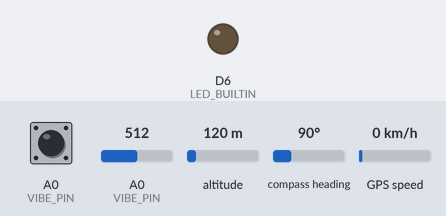
A sketch run on a simulated Arduino MKR. Parts: output pins drawn as LEDs (lit = HIGH). The inputs (shaded band) are chosen by the test bench; at power-on: A0 (VIBE_PIN) HIGH, A0 (VIBE_PIN) = 512, altitude 120 m, compass heading 90°, GPS speed 0 km/h. Random numbers use the default seed unless the sketch sets one; the GPS gets a fix after 3 s at 37.7749, -122.4194 with 8 satellites; no radio packets arrive unless stated; what the sketch prints to the serial monitor is not drawn.

Above: at 3.9 s.
4.0 s: A0 (VIBE_PIN) driven LOW
At 5.0 s:
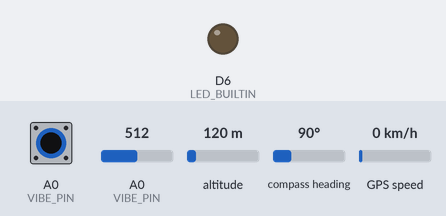
14.5 s: A0 (VIBE_PIN) pulsed HIGH 2 times (0.12 s each, 0.3 s apart)
At 14.69 s:
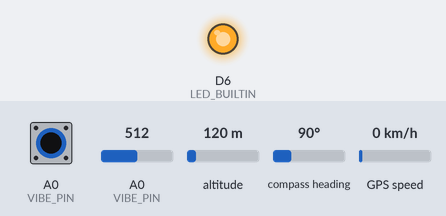
Timing chart, 0 to 17.5 s (numbered marks = the images above; inputs shaded):
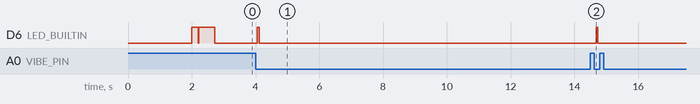

Measured:
- after the input at 4.0 s, D6 (LED_BUILTIN): LOW → HIGH after 0.06 s, → LOW 0.05 s later
- after the input at 14.5 s, D6 (LED_BUILTIN): LOW → HIGH after 0.18 s, → LOW 0.05 s later

The sketch:

TargetGPS.ino
```cpp
#include <SPI.h>
#include <LoRa.h>
#include <TinyGPS++.h>
#include <string.h>
#include <FlashStorage.h>

// LoRa radio pins
#define RFM95_CS 8
#define RFM95_INT 3
#define RFM95_RST 4
#define LORA_FREQUENCY 915E6

// Framing markers
#define START_MARKER '<'
#define END_MARKER '>'
#define MAX_MSG_LEN 128
#define MAX_CMD_LEN 32
#define MAX_ID_LEN 16
#define MAX_CSV_LEN 96

// Vibe sensor
#define VIBE_PIN A0
#define DEBOUNCE_MS 2000

#define BATTERY_PIN A1

TinyGPSPlus gps;

const double SMOOTH_ALPHA = 0.1; // 0=no smoothing, 1=freeze on first reading
static double smoothedLat = 0, smoothedLon = 0, smoothedAlt = 0;
static bool hasSmoothed = false;
static bool initialReportSent = false;

struct GpsPosition
{
  double lat;
  double lon;
  double alt;
  bool valid;
};

unsigned long lastHitTime = 0;
bool lastState = HIGH;

char targetIDBuf[MAX_ID_LEN] = "";
const char *targetID = targetIDBuf;

struct TargetIDWrapper
{
  char id[MAX_ID_LEN];
};
FlashStorage(targetStorage, TargetIDWrapper);

bool gpsPreviouslyValid = false;

void setup()
{
  Serial.begin(9600);
  Serial1.begin(9600);
  pinMode(VIBE_PIN, INPUT_PULLUP);
  pinMode(LED_BUILTIN, OUTPUT);
  delay(2000);
  Serial.println("Feather M0 LoRa Target Starting...");
  digitalWrite(LED_BUILTIN, HIGH);
  delay(200);
  digitalWrite(LED_BUILTIN, LOW);

  TargetIDWrapper stored;
  targetStorage.read(&stored);
  strncpy(targetIDBuf, stored.id, MAX_ID_LEN - 1);
  targetIDBuf[MAX_ID_LEN - 1] = '\0';

  if (targetIDBuf[0] == '\0' || targetIDBuf[0] == 0xFF)
  {
    // --- Begin new ID generation logic ---
    unsigned long seedValue = millis(); // Start with current milliseconds

// --- Optional: Incorporate analog noise for a better seed ---
// IMPORTANT: Ensure A0 is an unconnected analog pin to read noise.
// If A0 is used, choose another UNCONNECTED analog pin, or remove this section.
#define UNUSED_ANALOG_PIN A0           // Define which pin you are using for noise
    pinMode(UNUSED_ANALOG_PIN, INPUT); // Set to INPUT to ensure it's floating (not INPUT_PULLUP)
    // Reading a couple of times and XORing can sometimes help capture more entropy
    seedValue ^= (unsigned long)analogRead(UNUSED_ANALOG_PIN);
    delayMicroseconds(50);                                          // Small delay, allow ADC to settle if read again
    seedValue += (unsigned long)analogRead(UNUSED_ANALOG_PIN) << 8; // Add more noise, shifted

    randomSeed(seedValue); // Seed the pseudo-random number generator

    // Generate a 16-bit random number (0 to 65535)
    long idSuffix = random(0x10000); // random(max) gives a long from 0 to max-1. 0x10000 = 65536

    snprintf(targetIDBuf, MAX_ID_LEN, "ID%04lX", idSuffix); // Format as "ID" + 4 uppercase hex digits
    // --- End new ID generation logic ---

    // The rest of your existing code for printing and attempting to save follows:
    Serial.print("Default ID assigned: ");
    Serial.println(targetIDBuf);

    TargetIDWrapper defaultID;
    strncpy(defaultID.id, targetIDBuf, MAX_ID_LEN);
    targetStorage.write(defaultID);
  }
  else
  {
    Serial.print("Loaded ID: ");
    Serial.println(targetIDBuf);
  }

  LoRa.setPins(RFM95_CS, RFM95_RST, RFM95_INT);
  if (!LoRa.begin(LORA_FREQUENCY))
  {
    Serial.println("LoRa init failed. Check wiring.");
    while (true)
    {
      digitalWrite(LED_BUILTIN, HIGH);
      delay(100);
      digitalWrite(LED_BUILTIN, LOW);
      delay(100);
    }
  }
  Serial.println("LoRa init succeeded.");
  digitalWrite(LED_BUILTIN, HIGH);
  delay(500);
  digitalWrite(LED_BUILTIN, LOW);
}

void loop()
{
  int currentState = digitalRead(VIBE_PIN);
  unsigned long now = millis();

  if (lastState == HIGH && currentState == LOW)
  {
    if (now - lastHitTime > DEBOUNCE_MS)
    {
      lastHitTime = now;
      Serial.println("\xF0\x9F\x92\xA5 Vibe detected! Sending HIT.");
      sendHitMessage(targetID);
      digitalWrite(LED_BUILTIN, HIGH);
      delay(50);
      digitalWrite(LED_BUILTIN, LOW);
    }
    else
    {
      Serial.println("\xE2\x9A\xA0\xEF\xB8\x8F Debounced: hit ignored.");
    }
  }
  lastState = currentState;

  handleUsbInput();
  handleLoRa();

  // --- INITIAL FIX DETECTION ---
  if (!initialReportSent)
  {
    GpsPosition pos = getLocation();
    if (pos.valid)
    {
      initialReportSent = true;

      // print & send your first fix
      Serial.print("Initial GPS fix: ");
      Serial.print(pos.lat, 6);
      Serial.print(", ");
      Serial.print(pos.lon, 6);
      Serial.print(", Alt: ");
      Serial.println(pos.alt, 1);

      sendPositionMessage(targetID, pos.lat, pos.lon, pos.alt);
    }
  }
}
// ——————————————————————————
//  getLocation(): one pass through GPS + smoothing
// ——————————————————————————
GpsPosition getLocation()
{
  // 1) read any waiting GPS chars (up to 150 ms)
  unsigned long start = millis();
  while (Serial1.available() && millis() - start < 150)
  {
    gps.encode(Serial1.read());
  }
  // 2) give it one more second for a fresh fix
  unsigned long deadline = millis() + 1000;
  while (millis() < deadline)
  {
    while (Serial1.available())
    {
      gps.encode(Serial1.read());
    }
  }

  GpsPosition pos;
  if (gps.location.isValid() && gps.location.age() < 5000)
  {
    pos.valid = true;
    double rawLat = gps.location.lat();
    double rawLon = gps.location.lng();
    double rawAlt = (gps.altitude.isValid() && gps.altitude.age() < 5000)
                        ? gps.altitude.meters()
                        : 0.0;

    // Seed the smoother on first good reading
    if (!hasSmoothed)
    {
      smoothedLat = rawLat;
      smoothedLon = rawLon;
      smoothedAlt = rawAlt;
      hasSmoothed = true;
    }
    else
    {
      // EMA smoothing
      smoothedLat = SMOOTH_ALPHA * rawLat + (1 - SMOOTH_ALPHA) * smoothedLat;
      smoothedLon = SMOOTH_ALPHA * rawLon + (1 - SMOOTH_ALPHA) * smoothedLon;
      smoothedAlt = SMOOTH_ALPHA * rawAlt + (1 - SMOOTH_ALPHA) * smoothedAlt;
    }

    pos.lat = smoothedLat;
    pos.lon = smoothedLon;
    pos.alt = smoothedAlt;
  }
  else
  {
    pos.valid = false;
    pos.lat = pos.lon = pos.alt = 0.0;
  }
  return pos;
}

void handleLoRa()
{
  int packetSize = LoRa.parsePacket();
  if (packetSize > 0)
  {
    // Serial.print("Received LoRa packet. Size: "); Serial.println(packetSize); // Less verbose
    uint8_t raw[MAX_MSG_LEN];
    int len = 0;
    while (LoRa.available() && len < MAX_MSG_LEN - 1)
    {
      raw[len++] = (uint8_t)LoRa.read();
    }
    raw[len] = '\0';
    // Serial.print("Raw LoRa Data: "); Serial.println((char*)raw); // Less verbose

    char extracted[MAX_MSG_LEN] = {0};
    if (extractFramedMessage(raw, len, extracted))
    {
      // Serial.print("Extracted Framed Msg: "); Serial.println(extracted); // Less verbose
      processMessage(extracted);
    }
    else
    {
      Serial.println("ERROR: No valid frame found in LoRa packet.");
    }
  }
}

void handleUsbInput()
{
  static char usbBuffer[MAX_MSG_LEN] = {0};
  static uint8_t idx = 0;
  static unsigned long lastByteTime = 0;

  while (Serial.available())
  {
    char c = Serial.read();
    lastByteTime = millis();

    if (c == '\n' || c == '\r')
    {
      if (idx > 0)
      {
        usbBuffer[idx] = '\0';
        Serial.print("USB Command Received: ");
        Serial.println(usbBuffer);
        processMessage(usbBuffer);
        idx = 0;
        usbBuffer[0] = '\0';
      }
      continue;
    }
    if (idx < MAX_MSG_LEN - 1)
    {
      usbBuffer[idx++] = c;
    }
    else
    {
      Serial.println("Warning: USB input buffer overflow!");
    }
  }

  if (idx > 0 && millis() - lastByteTime > 1000)
  {
    usbBuffer[idx] = '\0';
    Serial.print("USB Command Received (Timeout): ");
    Serial.println(usbBuffer);
    processMessage(usbBuffer);
    idx = 0;
    usbBuffer[0] = '\0';
  }
}

void processMessage(char *msg)
{
  size_t len = strlen(msg);
  if (len < 3)
  {
    // Serial.println("ERROR: Message too short."); // Less verbose
    return;
  }
  if ((uint8_t)msg[0] != START_MARKER || (uint8_t)msg[len - 1] != END_MARKER)
  {
    Serial.println("ERROR: Invalid message framing.");
    return;
  }

  char csv[MAX_CSV_LEN];
  strncpy(csv, msg + 1, len - 2);
  csv[len - 2] = '\0';

  // Serial.print("Processing Command CSV: "); Serial.println(csv); // Less verbose

  char *command = strtok(csv, ",");
  char *param = strtok(NULL, ",");

  if (!command)
  {
    Serial.println("ERROR: Empty command.");
    return;
  }

  if (strcmp(command, "QUERY") == 0)
  {
    Serial.println("QUERY received.");
    GpsPosition pos = getLocation();
    if (pos.valid)
    {
      Serial.println("GPS is valid. Sending POS message with coordinates.");
      sendPositionMessage(targetID, pos.lat, pos.lon, pos.alt);
    }
    else
    {
      Serial.println("GPS not valid or too old. Sending zeros.");
      sendPositionMessage(targetID, 0.0, 0.0, 0.0);
    }
  }
  // ----------------------------------------
  else if (strcmp(command, "CAL") == 0)
  {
    Serial.print("CAL received");
    if (param)
    {
      Serial.print(" for ID: ");
      Serial.println(param);
      sendCalibrationAck(param);
    }
    else
    {
      Serial.println(" (ERROR: Missing ID parameter)");
    }
  }
  else if (strcmp(command, "CONFIG") == 0)
  {
    Serial.print("CONFIG received");
    if (param)
    {
      if (strlen(param) > 0 && strlen(param) < MAX_ID_LEN)
      {
        Serial.print(". Setting ID to: ");
        Serial.println(param);
        strncpy(targetIDBuf, param, MAX_ID_LEN - 1);
        targetIDBuf[MAX_ID_LEN - 1] = '\0';

        TargetIDWrapper updated;
        strncpy(updated.id, targetIDBuf, MAX_ID_LEN);
        targetStorage.write(updated);

        sendLoraMessage("IDCONFIRM");
        Serial.println("ID updated and saved.");
      }
      else
      {
        Serial.println(" (ERROR: Invalid ID length)");
      }
    }
    else
    {
      Serial.println(" (ERROR: Missing ID parameter)");
    }
  }
  else
  {
    Serial.print("Unknown command received: ");
    Serial.println(command);
  }
}

// Sends Position message: <POS,ID,LAT,LON,ALT,BATT>
// LAT, LON, ALT will be 0.0 if GPS is invalid when called from processMessage
void sendPositionMessage(const char *id, double lat, double lon, double alt)
{
  float battery = readBatteryVoltage();

  // Get GPS quality information
  int satellites = 0;
  double hdop = 99.9;
  String altRef = "UNK"; // Unknown altitude reference

  if (gps.satellites.isValid() && gps.satellites.age() < 5000)
  {
    satellites = gps.satellites.value();
  }

  if (gps.hdop.isValid() && gps.hdop.age() < 5000)
  {
    hdop = gps.hdop.hdop();
  }

  // Determine altitude reference (HAE vs MSL)
  // Most GPS modules provide HAE (Height Above Ellipsoid) by default
  // For accurate ballistics, we need to note this
  if (gps.altitude.isValid() && gps.altitude.age() < 5000)
  {
    altRef = "HAE"; // Height Above Ellipsoid (typical GPS output)
    // Note: Some modules may provide MSL, but HAE is more common
  }

  // Send enhanced position message with GPS quality
  char csv[MAX_CSV_LEN];
  snprintf(csv, sizeof(csv), "POSQ,%s,%.6f,%.6f,%.1f,%.2f,%d,%.1f,%s",
           id, lat, lon, alt, battery, satellites, hdop, altRef.c_str());
  sendLoraMessage(csv);

  // Also send the legacy format for compatibility
  char csvLegacy[MAX_CSV_LEN];
  snprintf(csvLegacy, sizeof(csvLegacy), "POS,%s,%.6f,%.6f,%.1f,%.2f",
           id, lat, lon, alt, battery);
  sendLoraMessage(csvLegacy);
}

// Sends Calibration Acknowledgment: <CALACK,ID>
void sendCalibrationAck(const char *id)
{
  char csv[MAX_CSV_LEN];
  snprintf(csv, sizeof(csv), "CALACK,%s", id);
  sendLoraMessage(csv);
}

// Sends Hit message: <HIT,ID>
void sendHitMessage(const char *id)
{
  char csv[MAX_CSV_LEN];
  snprintf(csv, sizeof(csv), "HIT,%s", id);
  sendLoraMessage(csv);
}

// Sends Shot Fired message: <SHOT,ID,timestamp>
void sendShotFiredMessage(const char *id)
{
  unsigned long timestamp = millis();
  char csv[MAX_CSV_LEN];
  snprintf(csv, sizeof(csv), "SHOT,%s,%lu", id, timestamp);
  sendLoraMessage(csv);
  Serial.print("Shot fired message sent: ");
  Serial.println(csv);
}

// Core function to frame and send a LoRa message
void sendLoraMessage(const char *csv)
{
  char msg[MAX_MSG_LEN];
  size_t len = snprintf(msg, sizeof(msg), "%c%s%c", START_MARKER, csv, END_MARKER);

  if (len >= sizeof(msg))
  {
    Serial.println("ERROR: Formatted message too long to send!");
    len = sizeof(msg) - 1;
    msg[len] = END_MARKER; // Ensure it still ends correctly if truncated
  }

  Serial.print("Sending LoRa message: ");
  Serial.println(msg);

  if (LoRa.beginPacket())
  {
    LoRa.write((uint8_t *)msg, len);
    LoRa.endPacket();
  }
  else
  {
    Serial.println("ERROR: LoRa.beginPacket() failed.");
  }
}

// Extracts the first valid framed message <...> from a buffer
bool extractFramedMessage(uint8_t *buf, int len, char *out)
{
  int startIdx = -1;
  for (int i = 0; i < len; i++)
  {
    if (buf[i] == START_MARKER)
    {
      startIdx = i;
      for (int j = i + 1; j < len; j++)
      {
        if (buf[j] == END_MARKER)
        {
          int msgLen = j - startIdx + 1;
          if (msgLen < MAX_MSG_LEN)
          {
            memcpy(out, &buf[startIdx], msgLen);
            out[msgLen] = '\0';
            return true;
          }
          else
          {
            Serial.println("Warning: Found framed message, but it's too long for buffer.");
            startIdx = -1;
            break;
          }
        }
      }
      if (startIdx != -1)
      {
        startIdx = -1;
      }
    }
  }
  out[0] = '\0';
  return false;
}

// Reads battery voltage
float readBatteryVoltage()
{
  int raw = analogRead(BATTERY_PIN);
  // Adjust calculation based on your voltage divider and board's reference voltage
  float measuredVoltage = raw * (3.3 / 1023.0); // Assuming 3.3V reference
  float batteryVoltage = measuredVoltage * 2.0; // Assuming 1:1 voltage divider (Vin * 0.5 = Vmeasured)
  return batteryVoltage;
}

static void smartDelay(unsigned long ms)
{
  unsigned long start = millis();
  do
  {
    while (Serial1.available())
      gps.encode(Serial1.read());
  } while (millis() - start < ms);
}
```
